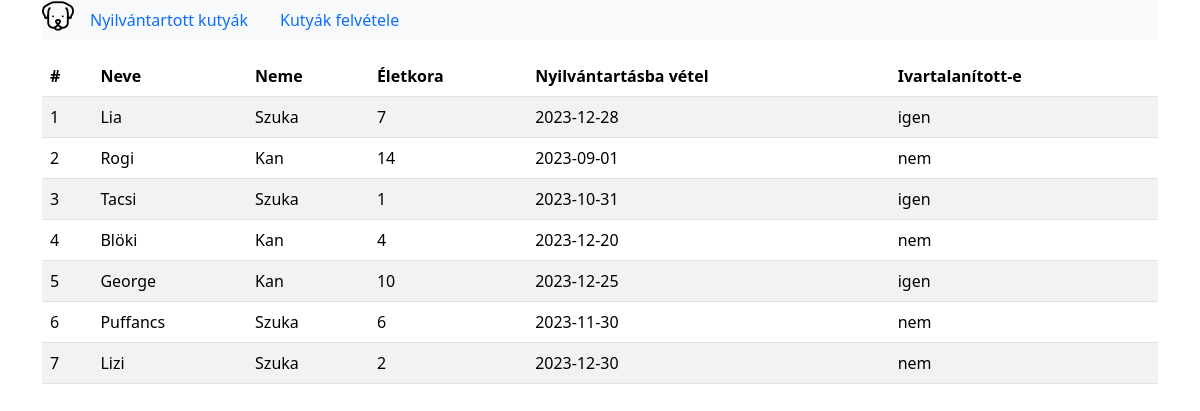
The page / on the database its author committed.
### tables this page shows
CREATE TABLE `kutyak` (
  `id` int(10) NOT NULL,
  `neve` varchar(50) NOT NULL,
  `neme` varchar(10) NOT NULL,
  `eletkor` int(11) NOT NULL,
  `nyilvantartasba_vetel` date DEFAULT NULL,
  `ivartalanitott` enum('igen','nem') NOT NULL DEFAULT 'nem'
);

### DogTableMethods.php (called while the page is built, shortened)
<?php
class DogTableMethods
{
    private $connection;
    public function __construct()
    {
        $this->connection = new mysqli("localhost", "root", "", "php_elso_dolgozat");
    }
    function allDogs() {
        $sql = "SELECT * FROM kutyak";
        $result = $this->connection->query($sql);
        return $result->fetch_all(MYSQLI_ASSOC);
    }
}
?>

### index.php (the view, shortened to what this page needs)
<!DOCTYPE html>
<html lang="hu">
<head>
    <link href="https://cdn.jsdelivr.net/npm/bootstrap@5.3.2/dist/css/bootstrap.min.css" rel="stylesheet">
</head>
<body class="container">
<?php
require_once "DogTableMethods.php";
$database = new DogTableMethods();
$kutyak = $database->allDogs();
?>
        <nav class="nav navbar-light bg-light">
        <a href="#">
            <img src="/dog.png" alt="logo">
        </a>
        <a class="nav-link" href="index.php">Nyilvántartott kutyák</a>
        <a class="nav-link" href="felvetel.php">Kutyák felvétele</a>
        </nav>
        <table class="table table-striped table-hover mt-3">
            <thead>
                <tr>
                    <th>#</th>
                    <th>Neve</th>
                    <th>Neme</th>
                    <th>Életkora</th>
                    <th>Nyilvántartásba vétel</th>
                    <th>Ivartalanított-e</th>
                </tr>
            </thead>
            <tbody>
                <?php foreach ($kutyak as $kutya): ?>
                    <tr>
                        <td><?php echo $kutya['id'] ?></td>
                        <td><?php echo $kutya['neve'] ?></td>
                        <td><?php echo $kutya['neme'] ?></td>
                        <td><?php echo $kutya['eletkor'] ?></td>
                        <td><?php echo $kutya['nyilvantartasba_vetel'] ?></td>
                        <td><?php echo $kutya['ivartalanitott'] ?></td>
                    </tr>
                <?php endforeach; ?>
            </tbody>
        </table>
</body>
</html>

### rows shown on the page
kutyak: id "1", neve "Lia", neme "Szuka", eletkor "7", nyilvantartasba_vetel "2023-12-28", ivartalanitott "igen"
kutyak: id "2", neve "Rogi", neme "Kan", eletkor "14", nyilvantartasba_vetel "2023-09-01", ivartalanitott "nem"
kutyak: id "3", neve "Tacsi", neme "Szuka", eletkor "1", nyilvantartasba_vetel "2023-10-31", ivartalanitott "igen"
kutyak: id "4", neve "Blöki", neme "Kan", eletkor "4", nyilvantartasba_vetel "2023-12-20", ivartalanitott "nem"
kutyak: id "5", neve "George", neme "Kan", eletkor "10", nyilvantartasba_vetel "2023-12-25", ivartalanitott "igen"
kutyak: id "6", neve "Puffancs", neme "Szuka", eletkor "6", nyilvantartasba_vetel "2023-11-30", ivartalanitott "nem"
kutyak: id "7", neve "Lizi", neme "Szuka", eletkor "2", nyilvantartasba_vetel "2023-12-30", ivartalanitott "nem"
